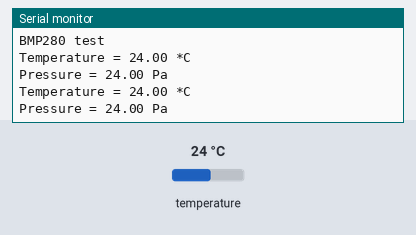
Bench run of a sketch on a simulated Arduino Uno, built with avr-gcc and run on an emulated ATmega328P. On the bench: the last lines printed to the serial monitor. The inputs (shaded band) are chosen by the test bench; at power-on: temperature 24 °C.

Above: at 1.2 s.
1.3 s: temperature set to 12 °C
At 2.6 s:
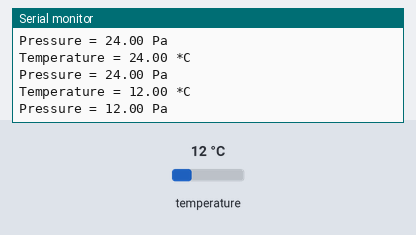
2.8 s: temperature set to 19 °C
At 3.5 s:
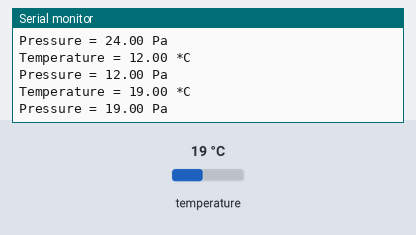
Timing chart, 0 to 5.8 s (numbered marks = the images above; inputs shaded):
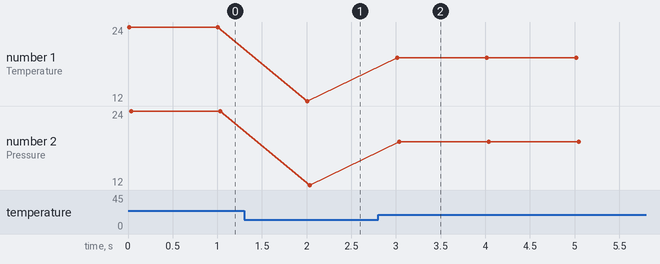

The sketch:

LKPD_15_BMP280.ino
```cpp
#include <Wire.h>
#include <SPI.h>
#include <Adafruit_BMP280.h>
Adafruit_BMP280 bmp; // I2C

void setup() {
  Serial.begin(9600);
  Serial.println(F("BMP280 test"));
  if (!bmp.begin(0x76)) {
    Serial.println(F("Could not find a valid BMP280 sensor, check wiring or "
                      "try a different address!"));
    while (1);
  }

  /* Default settings from datasheet. */
  bmp.setSampling(Adafruit_BMP280::MODE_NORMAL,     /* Operating Mode. */
                  Adafruit_BMP280::SAMPLING_X2,     /* Temp. oversampling */
                  Adafruit_BMP280::SAMPLING_X16,    /* Pressure oversampling */
                  Adafruit_BMP280::FILTER_X16,      /* Filtering. */
                  Adafruit_BMP280::STANDBY_MS_500); /* Standby time. */
}

void loop() {
  float Suhu = bmp.readTemperature();
  float Tekanan = bmp.readTemperature();
    Serial.print(F("Temperature = "));
    Serial.print(Suhu);
    Serial.println(" *C");

    Serial.print(F("Pressure = "));
    Serial.print(Tekanan);
    Serial.println(" Pa");
    Serial.println();
    delay(1000);
}
```

Measured:
- after the input at 1.3 s, the serial monitor: prints a new line after 0.71 s (image 1)
- after the input at 2.8 s, the serial monitor: prints a new line after 0.21 s (image 2)
- plotted number 1: 24 → 12 after the input at 1.3 s, 12 → 19 after the input at 2.8 s
- plotted number 2: 24 → 12 after the input at 1.3 s, 12 → 19 after the input at 2.8 s
